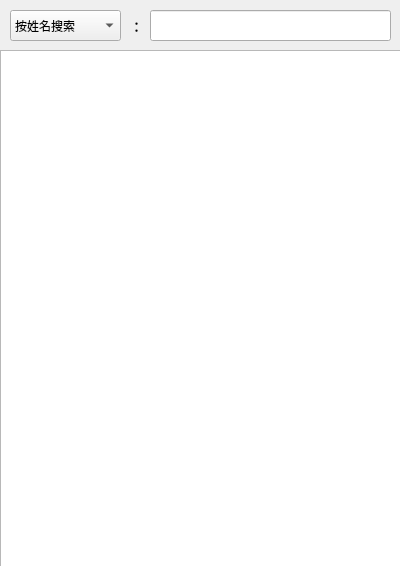
<?xml version="1.0" encoding="UTF-8"?>
<ui version="4.0">
 <class>Dialog</class>
 <widget class="QDialog" name="Dialog">
  <property name="geometry">
   <rect>
    <x>0</x>
    <y>0</y>
    <width>400</width>
    <height>566</height>
   </rect>
  </property>
  <property name="windowTitle">
   <string>Dialog</string>
  </property>
  <widget class="QComboBox" name="comboBox">
   <property name="geometry">
    <rect>
     <x>10</x>
     <y>10</y>
     <width>111</width>
     <height>31</height>
    </rect>
   </property>
   <item>
    <property name="text">
     <string>按姓名搜索</string>
    </property>
   </item>
   <item>
    <property name="text">
     <string>按关键字搜索</string>
    </property>
   </item>
   <item>
    <property name="text">
     <string>按性别搜索</string>
    </property>
   </item>
   <item>
    <property name="text">
     <string>按地区搜索</string>
    </property>
   </item>
   <item>
    <property name="text">
     <string>按身份证号搜索</string>
    </property>
   </item>
   <item>
    <property name="text">
     <string>按电话号码搜索</string>
    </property>
   </item>
  </widget>
  <widget class="QLabel" name="label">
   <property name="geometry">
    <rect>
     <x>130</x>
     <y>10</y>
     <width>21</width>
     <height>31</height>
    </rect>
   </property>
   <property name="font">
    <font>
     <family>Adobe Gothic Std B</family>
     <pointsize>10</pointsize>
     <weight>75</weight>
     <bold>true</bold>
    </font>
   </property>
   <property name="text">
    <string>：</string>
   </property>
  </widget>
  <widget class="QLineEdit" name="lineEdit">
   <property name="geometry">
    <rect>
     <x>150</x>
     <y>10</y>
     <width>241</width>
     <height>31</height>
    </rect>
   </property>
  </widget>
  <widget class="QListView" name="listView">
   <property name="geometry">
    <rect>
     <x>0</x>
     <y>50</y>
     <width>401</width>
     <height>521</height>
    </rect>
   </property>
  </widget>
 </widget>
 <resources/>
 <connections>
  <connection>
   <sender>lineEdit</sender>
   <signal>editingFinished()</signal>
   <receiver>Dialog</receiver>
   <slot>search()</slot>
   <hints>
    <hint type="sourcelabel">
     <x>351</x>
     <y>19</y>
    </hint>
    <hint type="destinationlabel">
     <x>398</x>
     <y>30</y>
    </hint>
   </hints>
  </connection>
 </connections>
 <slots>
  <slot>search()</slot>
 </slots>
</ui>
